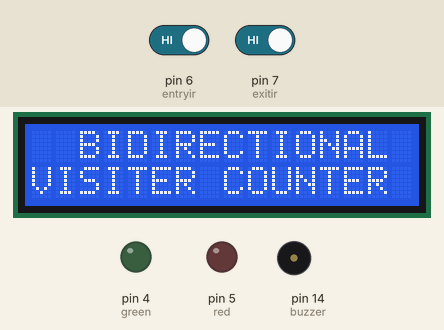
Bench run of a sketch on a simulated Arduino Uno, built with avr-gcc and run on an emulated ATmega328P. On the bench: 16×2 character LCD, output pins drawn as LEDs (lit = HIGH), buzzer (waves = sounding, pin HIGH). Dashed ring = blinking. The inputs (shaded band) are chosen by the test bench; at power-on: pin 6 (entryir) HIGH, pin 7 (exitir) HIGH. What the sketch prints to the serial monitor is not drawn.

Above: at 2.2 s.
2.3 s: pin 6 (entryir) driven LOW
At 2.8 s:
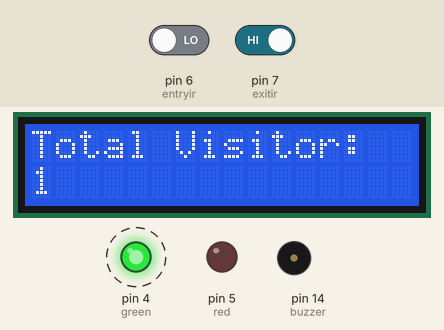
5.3 s: pin 7 (exitir) driven LOW
At 8.0 s:
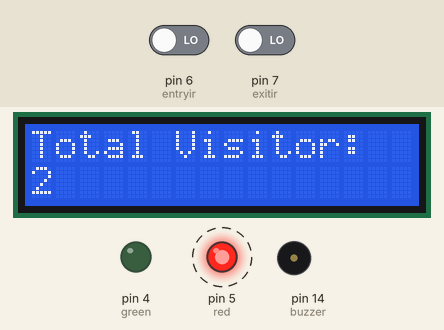
8.3 s: pin 6 (entryir) driven HIGH
At 9.6 s:
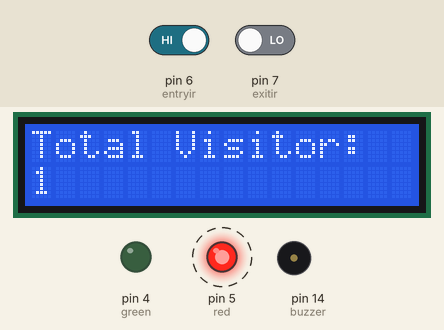
11.3 s: pin 7 (exitir) driven HIGH
At 13.7 s:
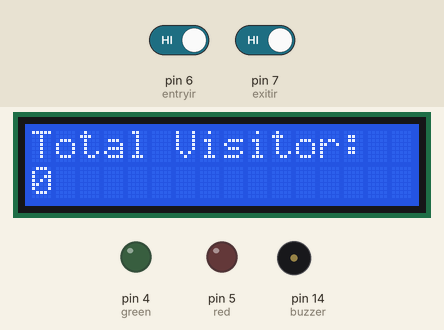
Timing chart, 0 to 14.8 s (numbered marks = the images above; inputs shaded):
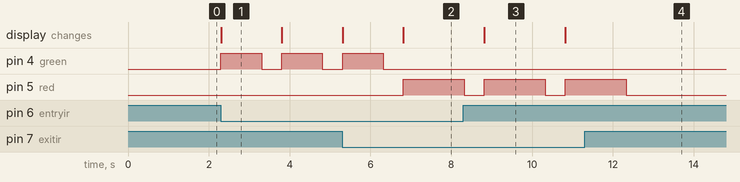

Measured:
- after the input at 2.3 s, pin 4 (green): alternates HIGH for 1.0 s and LOW for 0.50 s, starting at once; the display: changes at once (image 1)
- after the input at 5.3 s, pin 4 (green): goes on until 6.3 s, then stays LOW; pin 5 (red): LOW → HIGH after 1.5 s
- after the input at 8.3 s, pin 4 (green): stays LOW (without the input it goes to HIGH after 0.52 s); the display: changes after 0.52 s (image 3)
- after the input at 11.3 s, pin 5 (red): goes on until 12.3 s, then stays LOW
- what the display in image 1 shows lasts 1.5 s, from 2.3 s to 3.8 s
- what the display in image 3 shows lasts 2.0 s, from 8.8 s to 10.8 s

The sketch:

bidirectionalVisitorCounter.ino
```cpp
#include <LiquidCrystal.h>  // Include the LiquidCrystal library for LCD display

// Define pin connections for LCD display
const int rs = 13, en = 12, d4 = 11, d5 = 10, d6 = 9, d7 = 8;
LiquidCrystal lcd(rs, en, d4, d5, d6, d7);  // Initialize the LiquidCrystal library with the pin numbers

// Define pin connections for sensors, LEDs, and buzzer
int entryir = 6;    // Pin for the entry IR sensor
int exitir = 7;     // Pin for the exit IR sensor
int count1 = 0;     // Visitor counter
int red = 5;        // Pin for the red LED (exit indicator)
int green = 4;      // Pin for the green LED (entry indicator)
int buzzer = 14;    // Pin for the buzzer

void setup()
{
  Serial.begin(9600);  // Initialize serial communication at 9600 bits per second
  pinMode(entryir, INPUT);  // Set the entry IR sensor pin as input
  pinMode(exitir, INPUT);   // Set the exit IR sensor pin as input
  pinMode(red, OUTPUT);     // Set the red LED pin as output
  pinMode(green, OUTPUT);   // Set the green LED pin as output
  pinMode(buzzer, OUTPUT);  // Set the buzzer pin as output

  Serial.println("Bidirectional Visit Counter");  // Print message to serial monitor
  lcd.begin(16, 2);   // Initialize the LCD with 16 columns and 2 rows
  lcd.clear();        // Clear the LCD screen
  lcd.setCursor(0, 0);  // Set the cursor to the first row, first column
  lcd.print("  BIDIRECTIONAL  ");  // Print message on the first row
  lcd.setCursor(0, 1);  // Set the cursor to the second row, first column
  lcd.print("VISITER COUNTER");  // Print message on the second row
  delay(1000);  // Delay for 1 second

  // Initialize all outputs to LOW (off)
  digitalWrite(red, LOW);
  digitalWrite(green, LOW);
  digitalWrite(buzzer, LOW);
}

void loop()
{
  int entryval = digitalRead(entryir);  // Read the state of the entry IR sensor
  int exitval = digitalRead(exitir);    // Read the state of the exit IR sensor

  // Check if the entry sensor is triggered (LOW state)
  if (entryval == LOW)
  {
    count1++;  // Increment the visitor count
    digitalWrite(green, HIGH);  // Turn on the green LED
    lcd.clear();  // Clear the LCD screen
    lcd.setCursor(0, 0);  // Set cursor to the first row
    lcd.print("Total Visitor:");  // Print message on the first row
    lcd.setCursor(0, 1);  // Set cursor to the second row
    lcd.print(count1);  // Display the updated visitor count
    delay(1000);  // Delay for 1 second

    digitalWrite(green, LOW);  // Turn off the green LED
    delay(500);  // Delay for 0.5 seconds
  }

  // Check if the exit sensor is triggered (LOW state)
  if (exitval == LOW)
  {
    count1--;

    // Ensure count does not go below zero
    if (count1 < 0)
    {
      count1 = 0;
    }
    lcd.clear();  // Clear the LCD screen
    lcd.setCursor(0, 0);  // Set cursor to the first row
    lcd.print("Total Visitor:");  // Print message on the first row
    lcd.setCursor(0, 1);  // Set cursor to the second row
    lcd.print(count1);  // Display the updated visitor count

    digitalWrite(red, HIGH);  // Turn on the red LED
    delay(1500);  // Delay for 1.5 seconds
    digitalWrite(buzzer, LOW);  // Turn off the buzzer
    digitalWrite(red, LOW);  // Turn off the red LED
    delay(500);  // Delay for 0.5 seconds
  }

  // Check if the visitor count exceeds the maximum capacity (6)
  if (count1 > 6)
  {
    digitalWrite(buzzer, HIGH);  // Turn on the buzzer to alert maximum capacity reached
    delay(1000);  // Delay for 1 second
  }
}
```
